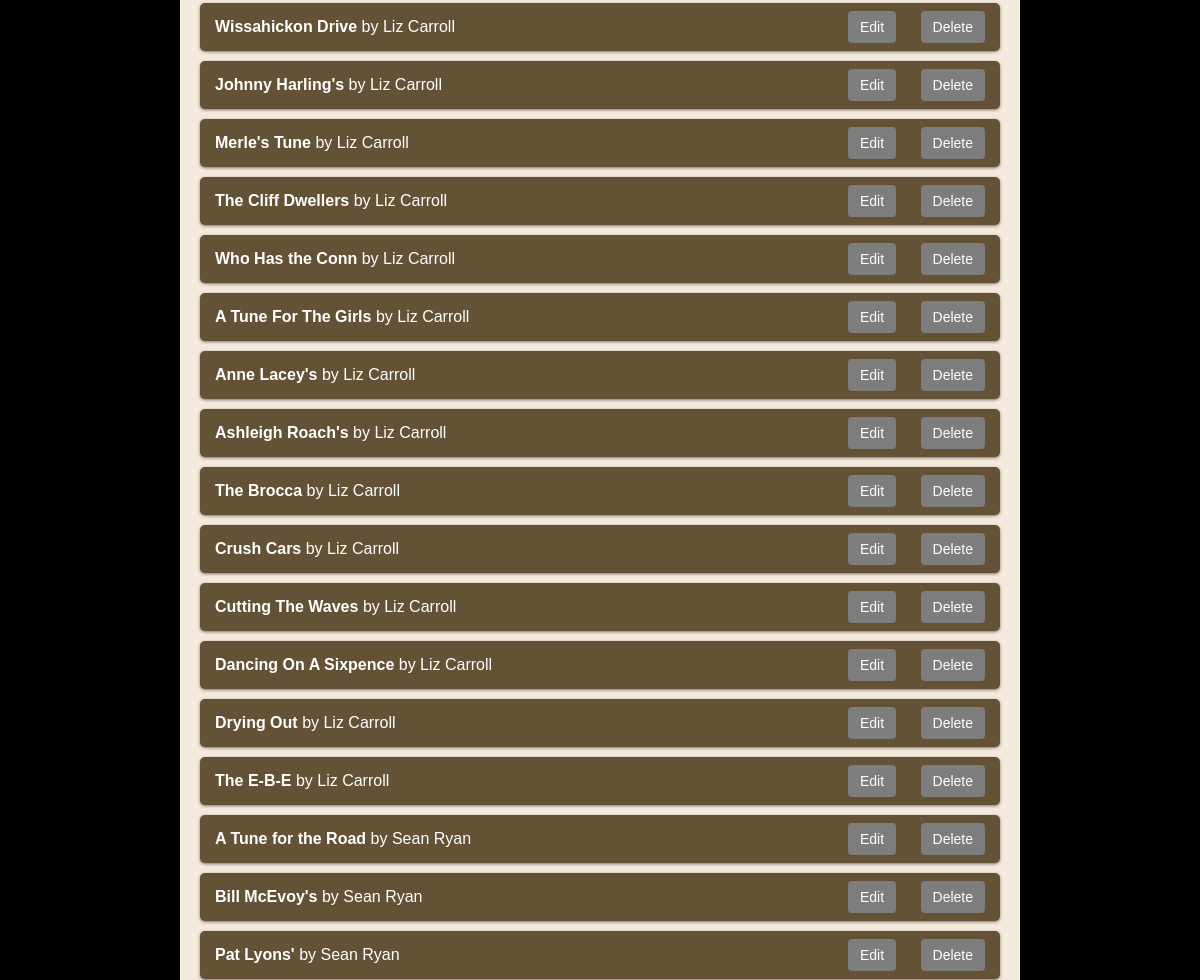
Before: /tunes/ (middle part) with the older database file.
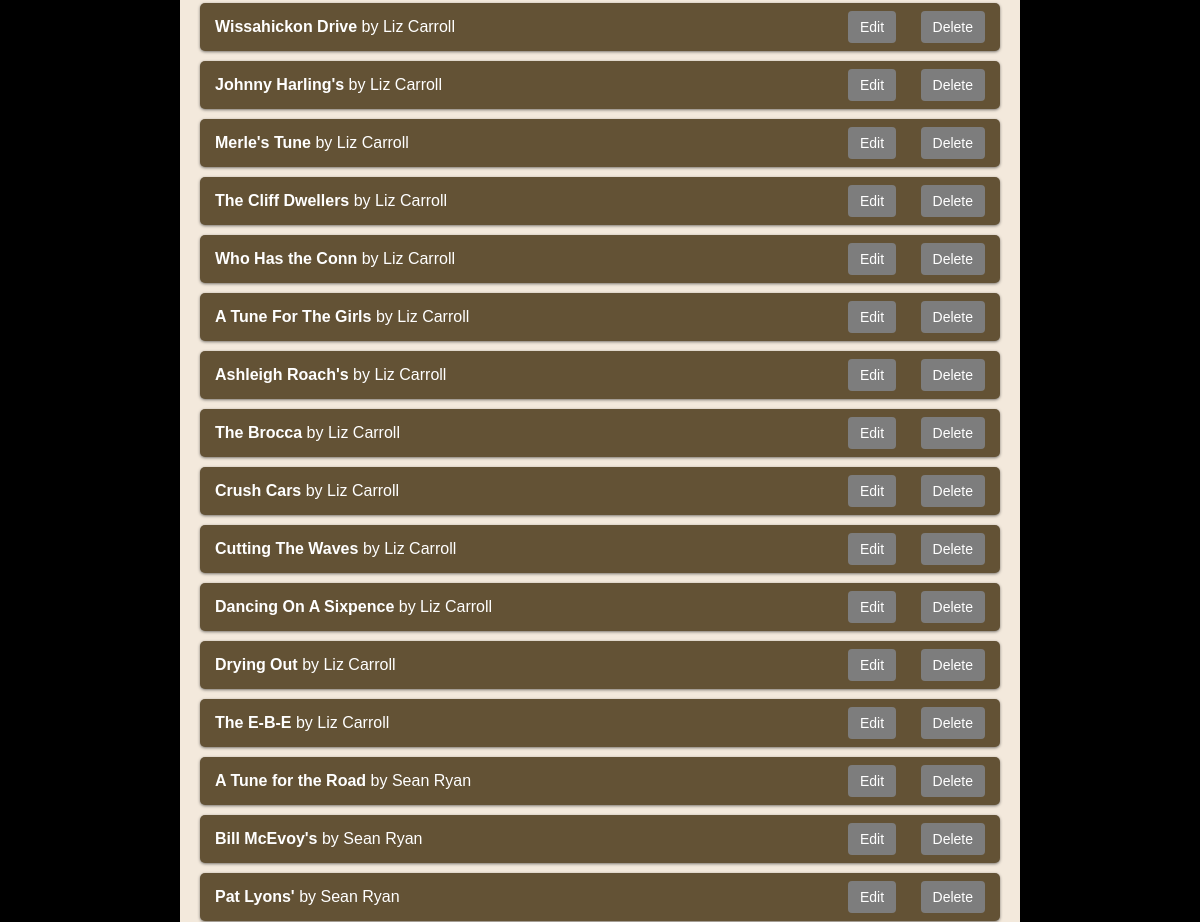
After: the same page with the newer database file.
### music_analysis/models.py (models this page shows, shortened)
class Tune(models.Model):
    name = models.CharField(max_length=100)  # Tune's name
    composer = models.CharField(max_length=100)  # Composer's name
    abc_notation = models.TextField()  # ABC notation for the tune

### music_analysis/views.py (the view, shortened to what this page needs)
# urls.py: path('tunes/', views.tunes, name='tunes'),
def tunes(request):
    tunes = Tune.objects.all()
    tune_id = request.GET.get('edit')  # Get 'edit' parameter from the query string
    delete_id = request.GET.get('delete')  # Get 'delete' parameter from the query string
    form = None
    if request.method == 'POST':
        print("POST request received")
    if delete_id and request.method == 'POST':
        print(f"Trying to delete tune with ID: {delete_id}")
        tune = get_object_or_404(Tune, pk=delete_id)
        tune.delete()
        print(f"Tune deleted: {delete_id}")
        return redirect('tunes')
    tunes_data = {}
    for tune in tunes:
        tunes_data[tune.pk] = {
            'name': tune.name,
            'composer': tune.composer,
            'abc_notation': tune.abc_notation,
        }
    return render(request, 'tunes.html', {
        'tunes': tunes,
        'form': form,
        'tune_id': tune_id,
        'tunes_data_json': json.dumps(tunes_data),
        'delete_id': delete_id
    })

### music_analysis/templates/tunes.html (shortened to what this page needs)
<!DOCTYPE html>
{% load static %}
<html lang="en">
<head>
    <link rel="stylesheet" href="{% static 'music_analysis/css/tunes.css' %}">
</head>
<body>
    <div class="container">
        <ul id="tunes-list">
            {% for tune in tunes %}
                <li>
                    <span><strong>{{ tune.name }}</strong> by {{ tune.composer }}</span>
                    <div>
                        <a href="#" class="edit-tune-link"
                           data-edit-url="{% url 'tunes_edit' tune.pk %}">Edit</a>
                        <a href="#" class="delete-tune-link"
                           data-delete-url="{% url 'tunes_delete' tune.pk %}">Delete</a>
                    </div>
                </li>
            {% endfor %}
        </ul>
    </div>
</body>
</html>

Changed rows visible on the page:
removed Tune: name "Anne Lacey's", composer "Liz Carroll"
